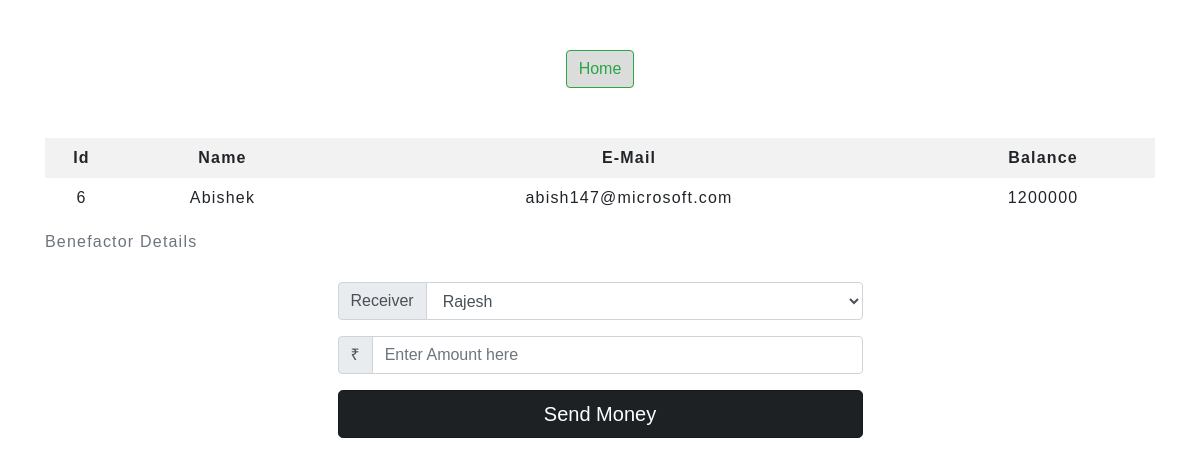
The page /include/select.php?id=6 on the database its author committed.
### tables this page shows
CREATE TABLE `customers` (
  `id` int(11) NOT NULL,
  `Name` varchar(255) NOT NULL,
  `Email` varchar(255) NOT NULL,
  `Balance` float(20) NOT NULL
);

### include/select.php (the view, shortened to what this page needs)
<!DOCTYPE html>
<html lang="en">
<head>
    <link rel="stylesheet" href="https://maxcdn.bootstrapcdn.com/bootstrap/4.5.2/css/bootstrap.min.css">
    <link rel="stylesheet" type="text/css" href="../css/styles.css">
</head>
<body>
<?php
  include 'navhome.php';
?>
    <div class="container">
        <form method="POST">
            <?php
                include 'config.php';
                $sid=$_GET['id'];
                $result=mysqli_query($sql,"SELECT * FROM customers where id=$sid");
                $rows=mysqli_fetch_assoc($result);
            ?>
                <div>
                <table class="table table-hover table-sm table-striped table-borderless">
                            <caption>Benefactor Details</caption>
                                <thread class="thread-dark">
                                    <tr>
                                    <th scope="col" class="text-center py-2">Id</th>
                                    <th scope="col" class="text-center py-2">Name</th>
                                    <th scope="col" class="text-center py-2">E-Mail</th>
                                    <th scope="col" class="text-center py-2">Balance</th>
                                    </tr>
                                </thread>
                        <tr>
                    <td class="py-2"><?php echo $rows['id'] ?></td>
                    <td class="py-2"><?php echo $rows['Name'] ?></td>
                    <td class="py-2"><?php echo $rows['Email'] ?></td>
                    <td class="py-2"><?php echo $rows['Balance'] ?></td>
                </tr>
                </table>
                </div>
            <div class="container" style="width:50%">
                    <div class="input-group mb-3">
                        <div class="input-group-prepend">
                            <span class="input-group-text" id="inputGroup-sizing-default">Receiver</span>
                        </div>
                        <select id="rec" name="rec" class="form-control" aria-label="Default"
                            aria-describedby="inputGroup-sizing-default">
                        <?php
                        include 'config.php';
                        $sid=$_GET['id'];
                        $query = "SELECT * FROM customers where id!=$sid";
                        $result=mysqli_query($sql,$query);
                        while($rows = mysqli_fetch_assoc($result)) {
                    ?>
                        <option value="<?php echo $rows['id'];?>" >
                            <?php echo $rows['Name'] ;?>
                            <?php
                        }
                    ?>
                </select>
                    </div>
                    <div class="input-group mb-3">
                <div class="input-group-prepend">
                    <span class="input-group-text" id="inputGroup-sizing-default">₹</span>
                </div>
                <input type="number" name="amount" class="form-control" aria-label="Default"
                    aria-describedby="inputGroup-sizing-default" required placeholder="Enter Amount here"
                    oninvalid="this.setCustomValidity('Please Enter Price')" oninput="this.setCustomValidity('')">
            </div>
            <button class="btn btn-dark btn-lg btn-block active" name="send" value="Transfer">Send Money</button>
        </form>
    </div>
</body>
</html>

### css/styles.css (style rules this page uses)
span { color:white; }
.btn { background-color: gainsboro; }
button { height: 100%; width: 100%; }
* { padding: 0; margin: 0; box-sizing: border-box; font-family: sans-serif; }
table { letter-spacing: 1.2px; }
td { text-align: center; }
button { border:none; background: #616fec; transition: 1s; }

### include/select.php (style rules this page uses)
body { background-size: cover; height: 100%; width: 100%; background-repeat: no-repeat; background-attachment: fixed; }

### rows shown on the page
customers: id "6", Name "Abishek", Email "abish147@microsoft.com", Balance "1200000"

### other values the page prints
form field rec "Rajesh"
